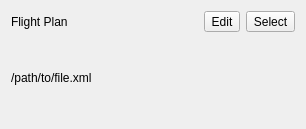
<?xml version="1.0" encoding="UTF-8"?>
<ui version="4.0">
 <class>FileConf</class>
 <widget class="QWidget" name="FileConf">
  <property name="geometry">
   <rect>
    <x>0</x>
    <y>0</y>
    <width>306</width>
    <height>129</height>
   </rect>
  </property>
  <property name="windowTitle">
   <string>Form</string>
  </property>
  <layout class="QVBoxLayout" name="verticalLayout">
   <item>
    <layout class="QHBoxLayout" name="horizontalLayout_5">
     <item>
      <widget class="QLabel" name="title_label">
       <property name="text">
        <string>Flight Plan</string>
       </property>
      </widget>
     </item>
     <item>
      <widget class="QToolButton" name="edit_button">
       <property name="text">
        <string>Edit</string>
       </property>
      </widget>
     </item>
     <item>
      <widget class="QToolButton" name="select_button">
       <property name="text">
        <string>Select</string>
       </property>
      </widget>
     </item>
    </layout>
   </item>
   <item>
    <widget class="QLabel" name="path_label">
     <property name="text">
      <string>/path/to/file.xml</string>
     </property>
     <property name="wordWrap">
      <bool>true</bool>
     </property>
     <property name="openExternalLinks">
      <bool>false</bool>
     </property>
     <property name="textInteractionFlags">
      <set>Qt::LinksAccessibleByMouse|Qt::TextSelectableByKeyboard|Qt::TextSelectableByMouse</set>
     </property>
    </widget>
   </item>
  </layout>
 </widget>
 <resources/>
 <connections/>
</ui>
